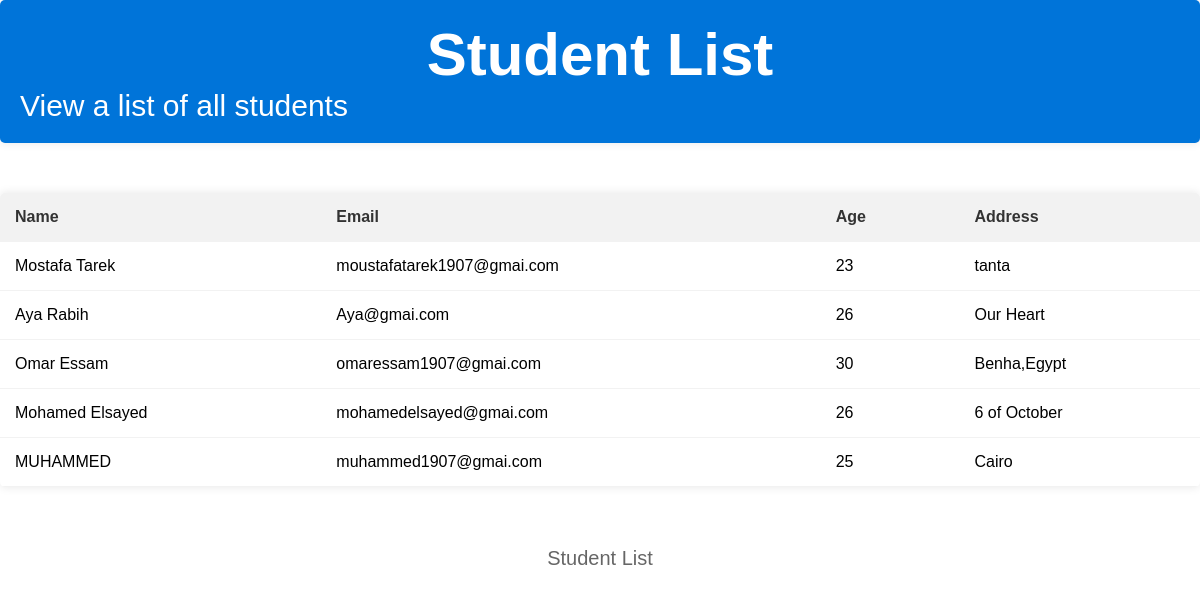
The page /student/ on the database its author committed.
### students/models.py (models this page shows, shortened)
class student(models.Model):
    name = models.CharField(max_length=255,default='name')
    email = models.EmailField(default='mmmm@mmm.com')
    age = models.IntegerField(default='22')
    address = models.CharField(max_length=255,default='mmm adress')
    class Meta:
        verbose_name = 'Students Name'

### students/views.py (the view)
# urls.py: path('', views.list_view, name = 'list'),
def list_view(request):
    context = {}
    context["dataset"] = student.objects.all()
    return render (request, "students/list_view.html", context)
    """
    username = request.POST.get('u_name')
    pwd = request.POST.get('password')
    data = login(username = username, password = pwd)
    """

### templates/students/list_view.html (shortened to what this page needs)
<!DOCTYPE html>
<html>
  <head>
  </head>
  <body>
    <div class="header">
      <h1>Student List</h1>
      <p>View a list of all students</p>
    </div>
    <table>
      <thead>
        <tr>
          <th><span class="label">Name</span></th>
          <th><span class="label">Email</span></th>
          <th><span class="label">Age</span></th>
          <th><span class="label">Address</span></th>
        </tr>
      </thead>
      <tbody>
        {% for student in dataset %}
          <tr>
            <td>{{ student.name }}</td>
            <td>{{ student.email }}</td>
            <td>{{ student.age }}</td>
            <td>{{ student.address }}</td>
          </tr>
        {% empty %}
            <tr>
                <td colspan="4" class
                "empty-message">No students found.</td>
            </tr>
        {% endfor %}
        </tbody>
    </table>
    <div class="footer">
        <p>Student List</p>
    </div>

### templates/students/list_view.html (style rules this page uses)
body { font-family: Arial, sans-serif; margin: 0; padding: 0; }
h1 { text-align: center; font-size: 36px; margin-top: 50px; margin-bottom: 20px; }
table { border-collapse: collapse; width: 100%; margin-bottom: 50px; border-radius: 5px; overflow: hidden; box-shadow: 0px 0px 10px rgba(0, 0, 0, 0.1); }
th, td { text-align: left; padding: 15px; border-bottom: 1px solid #f2f2f2; }
th { background-color: #f2f2f2; color: #333; }
.label { font-weight: bold; margin-right: 10px; }
.header { background-color: #0074D9; color: #fff; padding: 20px; margin-bottom: 50px; border-radius: 5px; overflow: hidden; box-shadow: 0px 0px 10px rgba(0, 0, 0, 0.1); }
.header h1 { margin: 0; font-size: 60px; }
.header p { margin: 0; font-size: 30px; }
.footer { text-align: center; font-size: 20px; margin-top: 60px; }
.footer p { margin: 0; color: #666; }

### rows shown on the page
student: name "Mostafa Tarek", email "moustafatarek1907@gmai.com", age "23", address "tanta"
student: name "Aya Rabih", email "Aya@gmai.com", age "26", address "Our Heart"
student: name "Omar Essam", email "omaressam1907@gmai.com", age "30", address "Benha,Egypt"
student: name "Mohamed Elsayed", email "mohamedelsayed@gmai.com", age "26", address "6 of October"
student: name "MUHAMMED", email "muhammed1907@gmai.com", age "25", address "Cairo"
